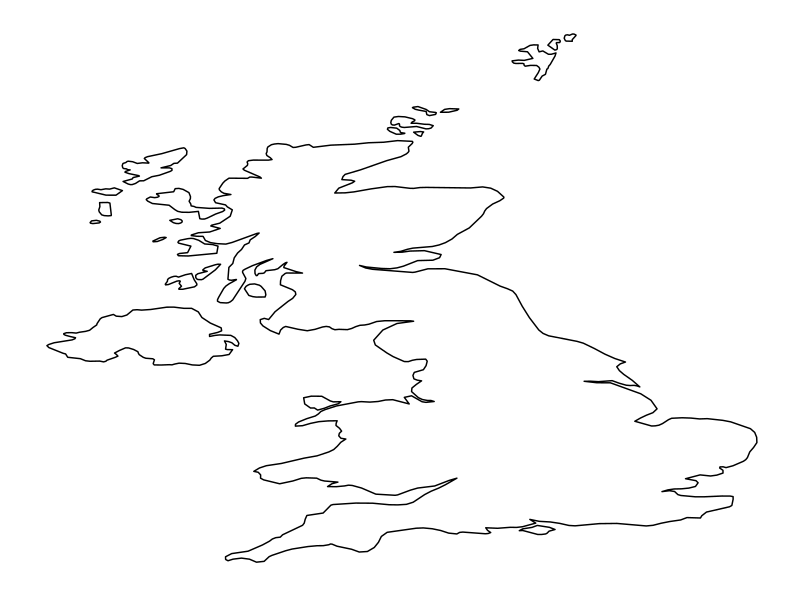
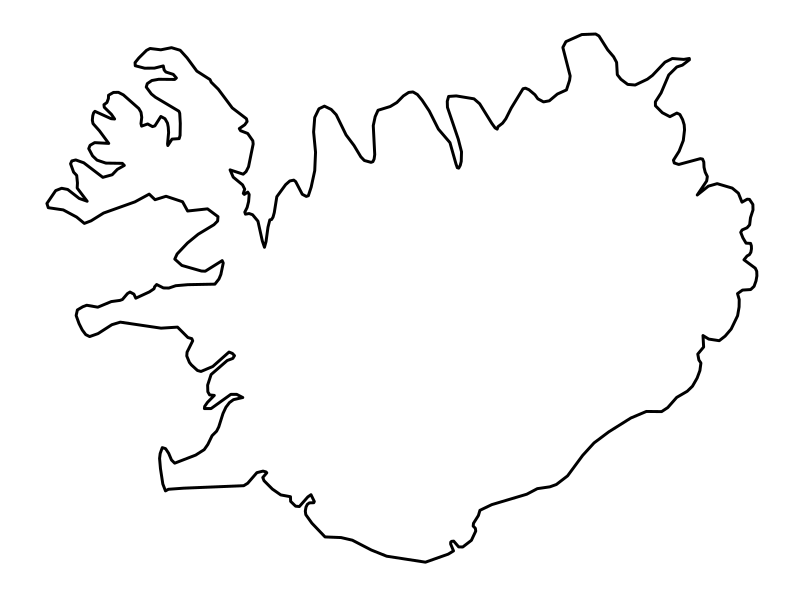

Generate these figures, in order, with R:
##############################
## iceland map data 
##
## Matt Brachmann (PhDMattyB)
##
## 03.08.2023
##
##############################
setwd('~/Parsons_Postdoc/')

library(tidyverse)
library(maps)

map_data = map_data('world') %>% 
  as_tibble() %>% 
  filter(region == 'Iceland') 

theme_set(theme_minimal())  

iceland_map = ggplot(map_data) +
  geom_map(data = map_data, 
           map = map_data, 
           aes(x = long, 
               y = lat, 
               map_id = region), 
           col = 'black',
           size = 1,
           fill = 'white')+
  theme(panel.grid = element_blank(), 
        axis.title = element_blank(), 
        axis.text = element_blank())

ggsave('Iceland_map_skinny.tiff', 
       plot = iceland_map, 
       dpi = 'retina') 




scot = map_data('world') %>% 
  as_tibble() %>% 
  # group_by(region) %>% 
  # select(region) %>% 
  # distinct() %>% View()
  filter(region == 'UK') 
# %>% 
#   # select(subregion) %>% 
#   # distinct()
#   filter(subregion == 'Scotland')

  ggplot(data = scot) +
  geom_map(data = scot, 
           map = scot, 
           aes(x = long, 
               y = lat, 
               map_id = region), 
           col = 'black',
           size = 0.5,
           fill = 'white')+
  theme(panel.grid = element_blank(), 
        axis.title = element_blank(), 
        axis.text = element_blank())
